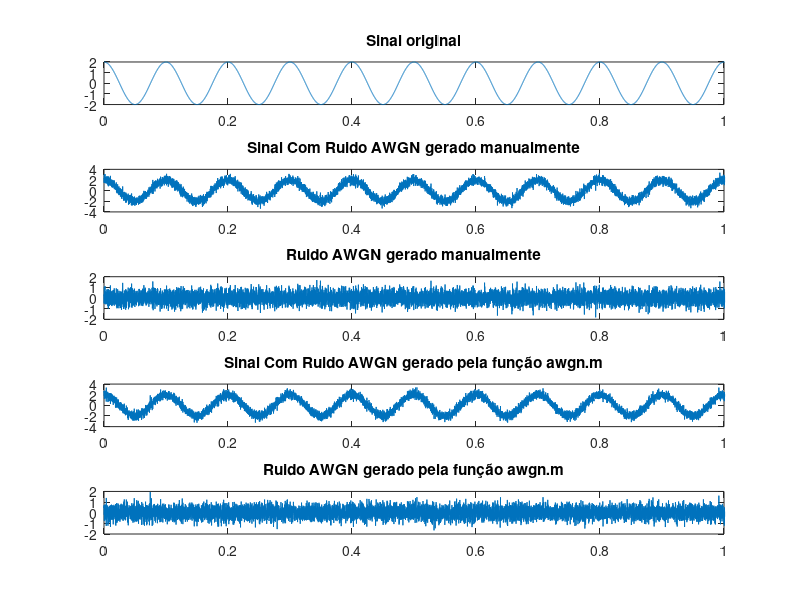

MATLAB code for this plot: (Note: this script raises an error after producing the figure.)
%% AWGN real
clc;clear all;close all;
% Parâmetros
SNR_dB = 10;                              % Determina o valor da SNR em dB
t = 0:0.0001:5;                           % Eixo do tempo
A = 2;                                    % Amplitude do sinal de entrada x(t)
x=A*cos(2*pi*10*t);                       % Sinal qualquer x(t)
%
% Geração manual das amostras de ruído 
N = length(x);                            % Calcula o comprimento de x
Ps = sum(abs(x).^2)/N;                    % Calcula a potência do sinal
SNR = 10^(SNR_dB/10);                     % Calcula a SNR linear
Pn = Ps/SNR;                              % Calcula a potência do ruído
noiseSigma = sqrt(Pn);                    % Desvio padrão do ruído AWGN (amostras reais)
n = noiseSigma* randn(1,N);               % Vetor do ruído 
y = x + n;                                % Sinal ruidoso na recepção
%
% Estimação da SNR pelas amostras do sinal recebido
pTx = sum(abs(x.^2))/N;                   % Potência do sinal x(t)
pNe = sum(abs(n.^2))/N;                   % Potência estimada do ruído
SNR1 = pTx/pNe;                           % Estimação da SNR linear
SNR1= 10*log10(SNR1);                     % SNR em dB
%
% Gerar ruído com a função awgn.m
y2 =  awgn(x,SNR_dB,'measured');
%
% Estimação da SNR pelas amostras do sinal geradas pela função awgn.m
n2 = y2-x;
potN2 = sum(abs(n2.^2))/N;                % Potência estimada do ruído
SNR2 = pTx/potN2;                         % Estimação da SNR linear
SNR2 = 10*log10(SNR1);                    % SNR em dB
%
% Mostrar informações
disp('Estimação de SNR: ')
disp(['   SNR de entrada: ' num2str(SNR_dB) ' dB']);
disp(['   SNR de entrada: ' num2str(SNR1) ' dB']);
disp(['   SNR de entrada: ' num2str(SNR2) ' dB']);
%
% Gráficos
fig=figure;
subplot(5,1,1);
plot(t,x);
title('Sinal original')
axis([0 1 -2 2]);
%
subplot(5,1,2);
plot(t,y);
title('Sinal Com Ruido AWGN gerado manualmente');
axis([0 1 -4 4]);
%
subplot(5,1,3);
plot(t,n);
title('Ruido AWGN gerado manualmente');
axis([0 1 -2 2]);
%
subplot(5,1,4);
plot(t,y2);
title('Sinal Com Ruido AWGN gerado pela função awgn.m');
axis([0 1 -4 4]);
%
subplot(5,1,5);
plot(t,n2);
title('Ruido AWGN gerado pela função awgn.m');
axis([0 1 -2 2]);
fig.PaperUnits = 'inches';
fig.PaperPosition = [0 0 12 6];